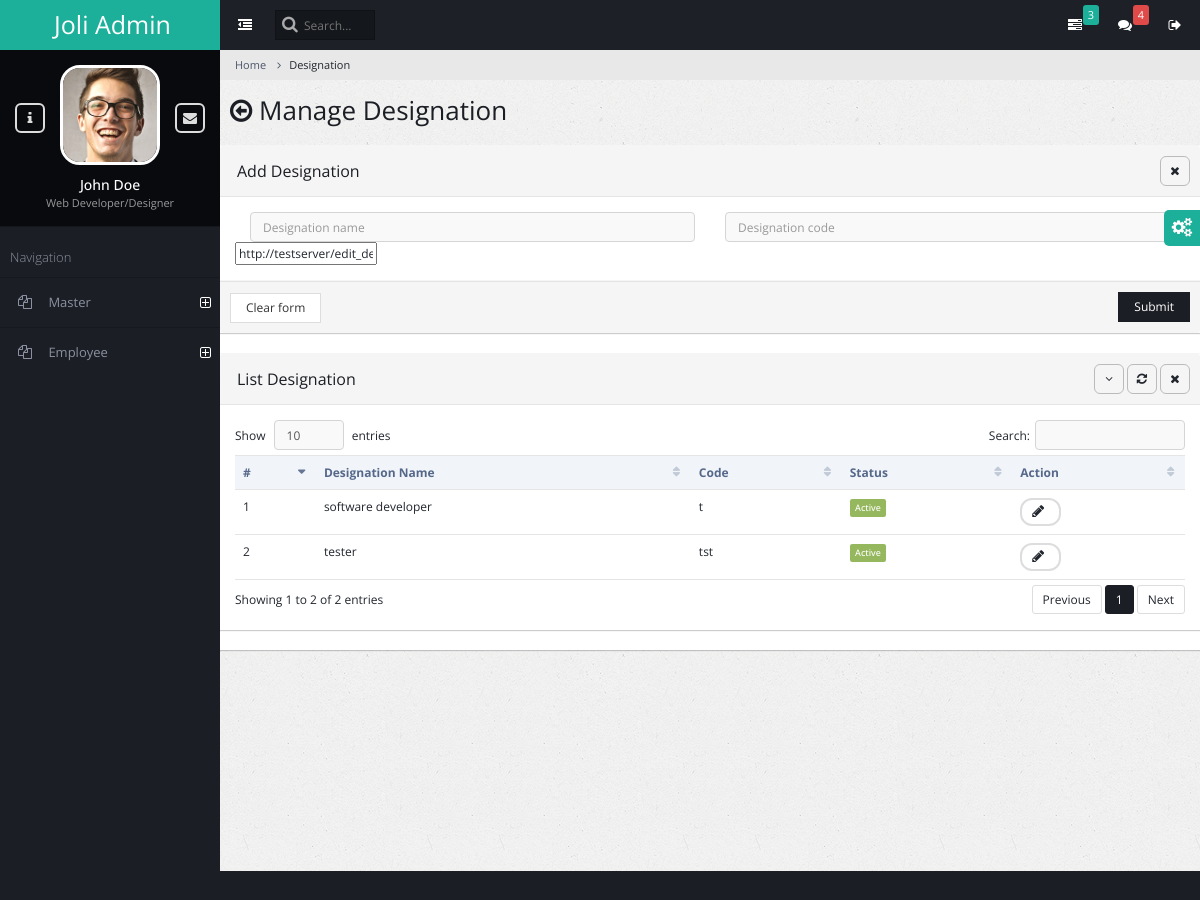
Page /admin_master_designation on the committed database.
### admin_master/models.py (models this page shows)
class designation_master(models.Model):
    name=models.CharField(max_length=100)
    code=models.CharField(max_length=30)
    status=models.IntegerField(default=1)

### admin_master/views.py (the view, shortened to what this page needs)
# urls.py: path('admin_master_designation',admin_master_designation,name='master_designation'),
def admin_master_designation(request):
    msg=''
    mesg=''
    display=designation_master.objects.all()
    return render(request,'admin_master_designation_manage.html',{'display':display,"msg":msg,'mesg':mesg})

### admin_master/templates/admin_master_designation_manage.html (shortened to what this page needs)
{% extends 'index.html' %}
{% load static %}
{% block content %}
<ul class="breadcrumb">
    <li><a href="#">Home</a></li>
    <li class="active">Designation</li>
</ul>
<div class="page-title">
    <h2><span class="fa fa-arrow-circle-o-left"></span> Manage Designation</h2>
</div>
<div class="panel panel-default">
    <div class="panel-heading">
    <h3 class="panel-title">Add Designation</h3>
<ul class="panel-controls">
<li><a href="#" class="panel-remove"><span class="fa fa-times"></span></a></li>
</ul>
</div>
<form method="post">{% csrf_token %}
    <div class="panel-body">
        <div class="form-group">
    <div class="col-md-6 col-xs-6">
        <input type="text" class="form-control" name="desig_name" required autofocus placeholder="Designation name"/>
    </div>
    <div class="col-md-6 col-xs-6">
        <input type="text" class="form-control" name="desig_code" required placeholder="Designation code"/>
    </div>
    <div>
        <input type="text" value="{{ request.scheme }}://{{ request.get_host }}/edit_designation/" id="link">
    </div>
</div>
</div>
    <div class="panel panel-default">
    <div class="panel-footer">
        <input type="reset" value="Clear form" class="btn btn-default" id="pc_refresh">
        <button class="btn btn-primary pull-right">Submit</button>
    </div>
    </div>
</form>
     <div class="panel panel-default">
        <div class="panel-heading">
            <h3 class="panel-title">List Designation</h3>
            <ul class="panel-controls">
                <li><a href="#" class="panel-collapse"><span class="fa fa-angle-down"></span></a></li>
                <li><a href="#" class="panel-refresh"><span class="fa fa-refresh"></span></a></li>
                <li><a href="#" class="panel-remove"><span class="fa fa-times"></span></a></li>
            </ul>
        </div>
        <div class="panel-body">
            <table class="table datatable">
                <thead>
                    <tr>
                        <th>#</th>
                        <th>Designation Name</th>
                        <th>Code</th>
                        <th>Status</th>
                        <th>Action</th>
                    </tr>
                </thead>
                <tbody>
                    {% for i in display %}
                    <tr id="tr{{i.id}}">
                        <td>{{forloop.counter}}</td>
                        <td>{{i.name}}</td>
                        <td>{{i.code}}</td>
                        <td>{% if i.status == 1 %}<span class="label label-success">Active</span>{% else %}
                            <span class="label label-danger">Deactive</span>  {% endif %}</td>
                        <td><button class="btn btn-default btn-rounded btn-sm" onclick="edit_designation('{{i.id}}')"><span id="spinner{{i.id}}" class="fa fa-pencil"></span></button>
                        </td>
                    </tr>
                    {% endfor %}
                </tbody>
            </table>
        </div>
     </div>
{% endblock %}

### rows in the picture
designation_master: name "software developer", code "t", status "Active"
designation_master: name "tester", code "tst", status "Active"
